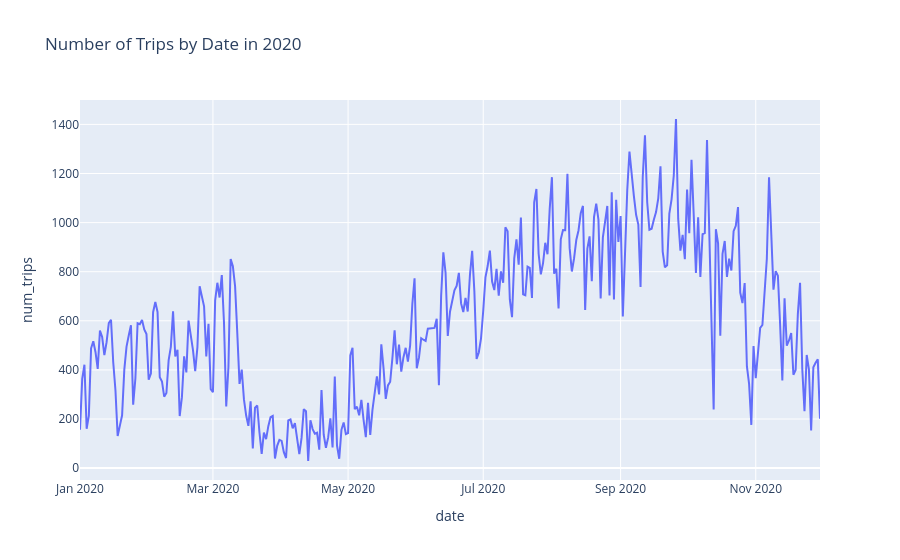

Notebook source saved alongside this figure:
### Markdown cell above
---

### 🎯 Exercise 5: Number of trips by date (📈 Line Chart)

#### 👇 Tasks

- ✔️ Using `df_num_trips_by_date`, create a **line** chart that displays the number of trips by date.
- ✔️ Store your figure to a variable named `fig`.
- ✔️ Add an appropriate title to your figure.
- ✔️ Display the figure using `fig.show()`

### Code cell
# YOUR CODE BEGINS
fig = px.line(
    df_num_trips_by_date,
    x="date",
    y="num_trips",
    title="Number of Trips by Date in 2020",
)
fig.show()
# YOUR CODE ENDS

### Figure 1 — Plotly figure (JSON) as saved in the notebook; plotly's stock layout.template omitted (floating-point values rounded to 4 significant figures; data arrays with more than 128 entries replaced by an {"elided": "..."} marker saying what was removed)
{"data": [{"hovertemplate": "date=%{x}<br>num_trips=%{y}<extra></extra>", "legendgroup": "", "line": {"color": "#636efa", "dash": "solid"}, "marker": {"symbol": "circle"}, "mode": "lines", "name": "", "orientation": "v", "showlegend": false, "type": "scatter", "x": {"elided": "335 str values"}, "xaxis": "x", "y": {"elided": "335 int values"}, "yaxis": "y"}], "layout": {"legend": {"tracegroupgap": 0}, "title": {"text": "Number of Trips by Date in 2020"}, "xaxis": {"anchor": "y", "domain": [0, 1], "title": {"text": "date"}}, "yaxis": {"anchor": "x", "domain": [0, 1], "title": {"text": "num_trips"}}}}
